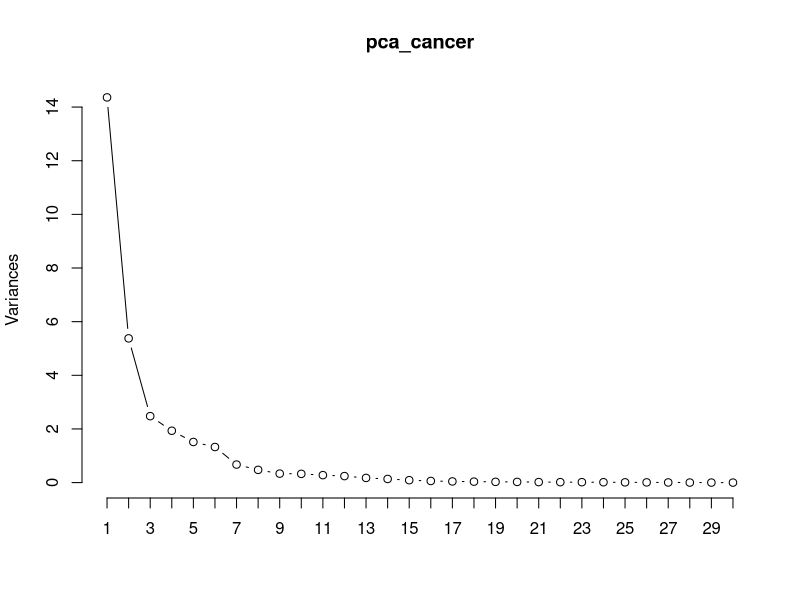

Recreate this plot in R. (Note: this script raises an error after producing the figure.)
rm(list=ls())

getwd()

a = read.csv("Cancer_data_removed_outliers.csv")

library(dplyr)
glimpse(a)
cancer=a[,-1]

# Changing dignosis as factor
cancer$diagonosis <- as.factor(cancer$diagonosis)
dim(cancer)


###PCA분석

colnames(cancer)
# Removing last column from data
cancer2 <- cancer[, -31]


pca_cancer<-prcomp(cancer2, center=T, scale=T)
screeplot(pca_cancer, npcs=30, type="l")
summary(pca_cancer)
#Cumulative Proportion 이 85% 이상이 될때까지사용
#PC5까지 사용 #원 데이터의 85% 정도를 보존한다고 이해할 수 있다. 

##차원 축소된 데이터 생성
x_pca <- as.data.frame(pca_cancer$x[,1:5])
x_pca
#diagonosis를 데이터프레임에 추가
x_pca$diag <- as.factor(cancer$diagonosis)
x_pca
View(x_pca)




glimpse(x_pca)



#p1 <- nrow(cancerM)/nrow(x_pca)
#p2 <- 1-p1  
#p1/p2



library(MASS)


#Then split the dataset into training and test data.
set.seed(11)
tr_index = sample(1:nrow(x_pca),0.7*nrow(x_pca), replace=FALSE)
train=x_pca[tr_index,]
test=x_pca[-tr_index,]




#다변량 정규분포 따를 때, 공분산 행렬까지 같다고 가정 LDA(Linear discriminant analysis)
##LDA


#정규화 가정 후 Classification 진행
cancerM <- x_pca[x_pca$diag=="M",]
mpca <- cancerM[,1:5]
cancerB <- x_pca[x_pca$diag=="B",]
bpca <- cancerB[,1:5]

mu_M =apply(mpca,2,mean)
sigma_M = cov(mpca)
mu_B = apply(bpca,2,mean)
sigma_B = cov(bpca)
# X_Mal ~ N(mu_M, sigma)을 따른다고 가정.
# X_Ben ~ N(mu_B, sigma)를 따른다고 가정.




lda.fit <- lda(diag~PC1+PC2+PC3+PC4+PC5, data=train)
lda.fit
#Prior probabilities of groups: 확률의 가설을 분석하기 전에 사용
#Group means: 각 변수의 평균
#Coefficients of linear discriminants: LDA분석으로 계산된 판별함수식의 계수


#반응변수 Y 예측
lda.pred <- predict(lda.fit, test)
lda.class <- lda.pred$class
head(lda.class)

tab1 <- table(lda.class, test$diag )
tab1
#정분류율= accuracy (90+50)/147
sum(tab1[row(tab1)==col(tab1)] / sum(tab1))
#0.9455782
#오류율= 1-정분류율  =0.0544218
1-0.9455782

#Accuracy가 LDA모형 94.56%로 상당히 높다는 것을 알 수 있다.


plot(lda.fit)


#다변량 정규분포 따를 때 공분산 행렬 다르다고 가정 QDA(quadratic discriminant analysis)

##QDA


#정규화 가정 후 Classification 진행
cancerM <- x_pca[x_pca$diag=="M",]
mpca <- cancerM[,1:5]
cancerB <- x_pca[x_pca$diag=="B",]
bpca <- cancerB[,1:5]

mu_M =apply(mpca,2,mean)
sigma_M = cov(mpca)
mu_B = apply(bpca,2,mean)
sigma_B = cov(bpca)
# X_Mal ~ N(mu_M, sigma_M)을 따른다고 가정.
# X_Ben ~ N(mu_B, sigma_B)를 따른다고 가정.



qda.fit <- qda(diag~PC1+PC2+PC3+PC4+PC5, data=train)
qda.fit




qda.pred <- predict(qda.fit, test)
qda.class <- qda.pred$class
head(qda.class)

tab2 <- table(qda.class, test$diag)
tab2
#정분류율
sum(tab2[row(tab2)==col(tab2)] / sum(tab2))
#0.9591837
#오류율= 1-정분류율  =0.0408163
1-0.9591837

#Accuracy가 QDA모형 약 96%로 상당히 높다는 것을 알 수 있다.
#QDA 방식이 LDA 방식보다 우수하다고 볼 수 있음










